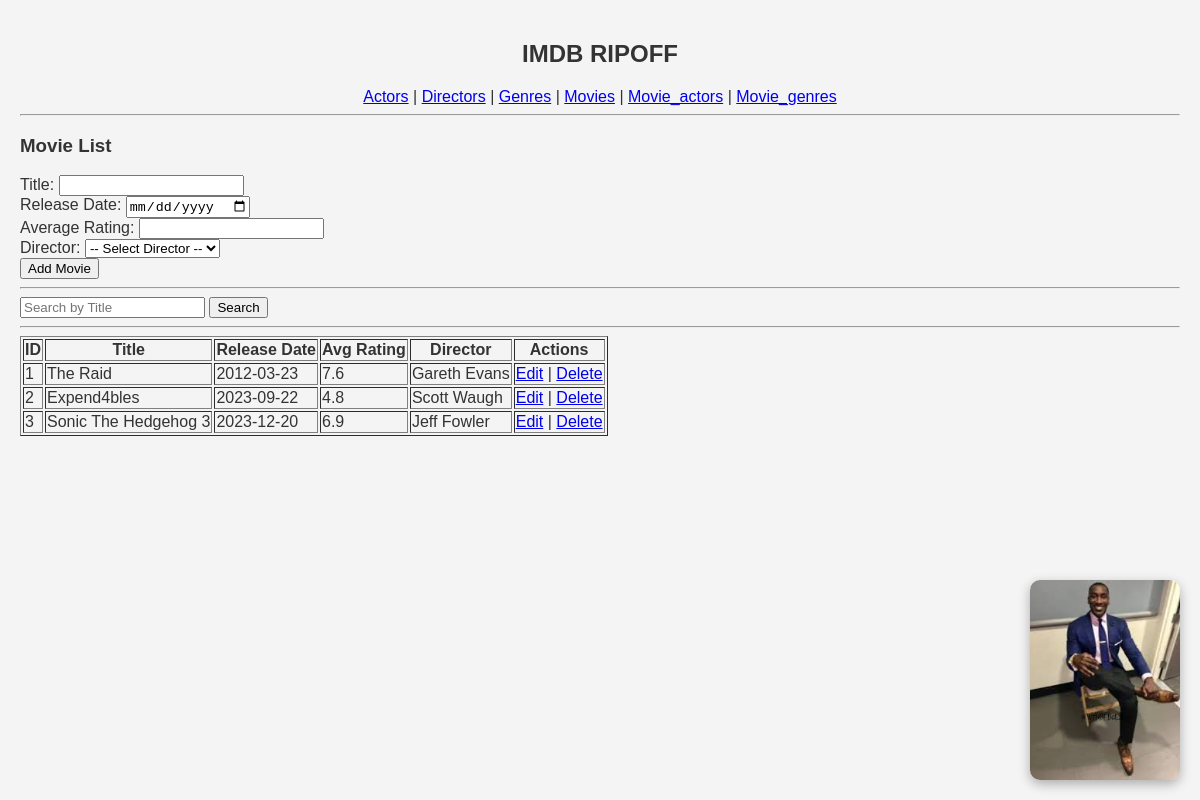
Page /?page=movies on the committed database.
### tables this page shows
CREATE TABLE `movies` (
  `movieID` int NOT NULL,
  `directorID` int DEFAULT NULL,
  `title` varchar(150) DEFAULT NULL,
  `release_date` date DEFAULT NULL,
  `avg_rating` decimal(3,1) DEFAULT NULL
);

CREATE TABLE `directors` (
  `directorID` int NOT NULL,
  `name` varchar(100) DEFAULT NULL,
  `nationality` varchar(50) DEFAULT NULL,
  `age` int DEFAULT NULL
);

### config/db.php (called while the page is built, shortened)
<?php
class Database {
    private $host = "localhost";
    private $username = "root";
    private $password = "";
    private $dbname = "imdb_ripoff";
    public function __construct() {
        try {
            $this->conn = new PDO("mysql:host=$this->host;dbname=$this->dbname", $this->username, $this->password);
        } catch (PDOException $e) {
            echo "Connection failed: " . $e->getMessage();
        }
    }
}
?>

### class/Movie.php (called while the page is built, shortened)
<?php
require_once 'config/db.php';
class Movie {
    private $db;
    public function __construct() {
        $this->db = (new Database())->conn;
    }
    public function getAllMovies() {
        $stmt = $this->db->query("SELECT * FROM movies");
        return $stmt->fetchAll(PDO::FETCH_ASSOC);
    }
}

### class/Director.php (called while the page is built, shortened)
<?php
require_once 'config/db.php';
class Director {
    private $db;
    public function __construct() {
        $this->db = (new Database())->conn;
    }
    public function getDirectorById($id) {
        $stmt = $this->db->prepare("SELECT * FROM directors WHERE directorID = ?");
        $stmt->execute([$id]);
        return $stmt->fetch(PDO::FETCH_ASSOC);
    }
}
?>

### view/movies.php (the view, shortened to what this page needs)
<?php
require_once 'class/Movie.php';
require_once 'class/Director.php';
$movie = new Movie();
$editData = null;
$searchQuery = '';
?>
<h3>Movie List</h3>
<form method="POST">
    <label>Title:</label>
    <input type="text" name="title" value="<?= $editData['title'] ?? '' ?>" required><br>
    <label>Release Date:</label>
    <input type="date" name="release_date" value="<?= $editData['release_date'] ?? '' ?>" required><br>
    <label>Average Rating:</label>
    <input type="number" step="0.1" name="avg_rating" value="<?= $editData['avg_rating'] ?? '' ?>" required><br>
    <label>Director:</label>
    <select name="directorID" required>
        <option value="">-- Select Director --</option>
    </select><br>
    <button type="submit" name="<?= $editData ? 'update' : 'add' ?>">
        <?= $editData ? 'Update Movie' : 'Add Movie' ?>
    </button>
</form>
<hr>
<form method="GET" action="index.php">
    <input type="text" name="search" placeholder="Search by Title" value="<?= htmlspecialchars($searchQuery) ?>">
    <button type="submit">Search</button>
</form>
<hr>
<table border="1">
    <tr>
        <th>ID</th><th>Title</th><th>Release Date</th><th>Avg Rating</th><th>Director</th><th>Actions</th>
    </tr>
    <?php
    if ($searchQuery) {
        $movies = $movie->searchMoviesByTitle($searchQuery);
    } else {
        $movies = $movie->getAllMovies();
    }
    if (empty($movies)) {
        echo "<tr><td colspan='6'>No movies found matching your search.</td></tr>";
    } else {
        foreach ($movies as $m): ?>
            <tr>
                <td><?= $m['movieID'] ?></td>
                <td><?= $m['title'] ?></td>
                <td><?= $m['release_date'] ?></td>
                <td><?= $m['avg_rating'] ?></td>
                <td>
                    <?php
                    $d = (new Director())->getDirectorById($m['directorID']);
                    echo $d ? $d['name'] : '-';
                    ?>
                </td>
                <td>
                    <a href="?page=movies&edit=<?= $m['movieID'] ?>">Edit</a> |
                    <a href="?page=movies&delete=<?= $m['movieID'] ?>" onclick="return confirm('Delete this movie?')">Delete</a>
                </td>
            </tr>
        <?php endforeach;
    }
    ?>
</table>

### index.php (shortened to what this page needs)
<?php
require_once 'class/Director.php';
require_once 'class/Movie.php';
?>
<!DOCTYPE html>
<html lang="en">
<head>
    <link rel="stylesheet" href="style.css">
</head>
<body>
    <main>
        <h2>IMDB RIPOFF</h2>
        <nav class="center-nav">
            <a href="?page=actors">Actors</a> |
            <a href="?page=directors">Directors</a> |
            <a href="?page=genres">Genres</a> |
            <a href="?page=movies">Movies</a>
            <?php if (isset($_GET['page']) && $_GET['page'] === 'movies'): ?>
                | <a href="?page=movie_actors">Movie_actors</a>
                | <a href="?page=movie_genres">Movie_genres</a>
            <?php endif; ?>
        </nav>
        <hr>
        <?php
        if (isset($_GET['page'])) {
            $page = $_GET['page'];
            if ($page == 'actors') include 'view/actors.php';
            elseif ($page == 'directors') include 'view/directors.php';
            elseif ($page == 'genres') include 'view/genres.php';
            elseif ($page == 'movie_actors') include 'view/movie_actors.php';
            elseif ($page == 'movie_genres') include 'view/movie_genres.php';
            elseif ($page == 'movies') include 'view/movies.php';
        }
        ?>
    </main>
</body>
</html>
<img src="the_chosen_one.jpeg" alt="the_chosen_one" id="bottom-right-img">

### style.css (style rules this page uses)
body { font-family: 'Poppins', sans-serif; background-color: #f4f4f4; color: #333; margin: 0; padding: 20px; }
h2 { text-align: center; font-weight: 600; margin-bottom: 20px; }
#bottom-right-img { position: fixed; bottom: 20px; right: 20px; width: 150px; border-radius: 10px; box-shadow: 0 4px 12px rgba(0, 0, 0, 0.3); z-index: 1000; }
nav { text-align: center; }

### rows in the picture
movies: movieID "1", title "The Raid", release_date "2012-03-23", avg_rating "7.6", directorID.name "Gareth Evans"
movies: movieID "2", title "Expend4bles", release_date "2023-09-22", avg_rating "4.8", directorID.name "Scott Waugh"
movies: movieID "3", title "Sonic The Hedgehog 3", release_date "2023-12-20", avg_rating "6.9", directorID.name "Jeff Fowler"
